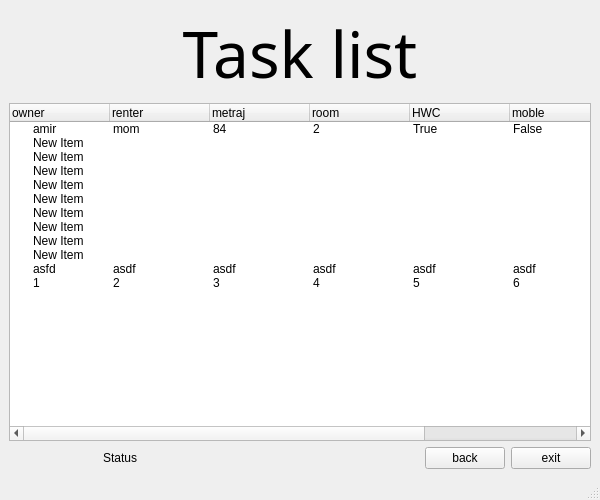
<?xml version="1.0" encoding="UTF-8"?>
<ui version="4.0">
 <class>MainWindow</class>
 <widget class="QMainWindow" name="MainWindow">
  <property name="geometry">
   <rect>
    <x>0</x>
    <y>0</y>
    <width>600</width>
    <height>500</height>
   </rect>
  </property>
  <property name="windowTitle">
   <string>MainWindow</string>
  </property>
  <widget class="QWidget" name="centralwidget">
   <layout class="QVBoxLayout" name="verticalLayout">
    <item>
     <widget class="QLabel" name="login">
      <property name="maximumSize">
       <size>
        <width>16777215</width>
        <height>100</height>
       </size>
      </property>
      <property name="font">
       <font>
        <family>Stencil</family>
        <pointsize>48</pointsize>
       </font>
      </property>
      <property name="text">
       <string>&lt;html&gt;&lt;head/&gt;&lt;body&gt;&lt;p align=&quot;center&quot;&gt;Task list&lt;/p&gt;&lt;/body&gt;&lt;/html&gt;</string>
      </property>
     </widget>
    </item>
    <item>
     <widget class="QTreeWidget" name="treeWidget">
      <column>
       <property name="text">
        <string>owner</string>
       </property>
      </column>
      <column>
       <property name="text">
        <string>renter</string>
       </property>
      </column>
      <column>
       <property name="text">
        <string>metraj</string>
       </property>
      </column>
      <column>
       <property name="text">
        <string>room</string>
       </property>
      </column>
      <column>
       <property name="text">
        <string>HWC</string>
       </property>
      </column>
      <column>
       <property name="text">
        <string>moble</string>
       </property>
      </column>
      <column>
       <property name="text">
        <string>addres</string>
       </property>
      </column>
      <column>
       <property name="text">
        <string>mantaghe</string>
       </property>
      </column>
      <item>
       <property name="text">
        <string>amir</string>
       </property>
       <property name="text">
        <string>mom</string>
       </property>
       <property name="text">
        <string>84</string>
       </property>
       <property name="text">
        <string>2</string>
       </property>
       <property name="text">
        <string>True</string>
       </property>
       <property name="text">
        <string>False</string>
       </property>
       <property name="text">
        <string>tehran</string>
       </property>
       <property name="text">
        <string>5</string>
       </property>
      </item>
      <item>
       <property name="text">
        <string>New Item</string>
       </property>
      </item>
      <item>
       <property name="text">
        <string>New Item</string>
       </property>
      </item>
      <item>
       <property name="text">
        <string>New Item</string>
       </property>
      </item>
      <item>
       <property name="text">
        <string>New Item</string>
       </property>
      </item>
      <item>
       <property name="text">
        <string>New Item</string>
       </property>
      </item>
      <item>
       <property name="text">
        <string>New Item</string>
       </property>
      </item>
      <item>
       <property name="text">
        <string>New Item</string>
       </property>
      </item>
      <item>
       <property name="text">
        <string>New Item</string>
       </property>
      </item>
      <item>
       <property name="text">
        <string>New Item</string>
       </property>
      </item>
      <item>
       <property name="text">
        <string>asfd</string>
       </property>
       <property name="text">
        <string>asdf</string>
       </property>
       <property name="text">
        <string>asdf</string>
       </property>
       <property name="text">
        <string>asdf</string>
       </property>
       <property name="text">
        <string>asdf</string>
       </property>
       <property name="text">
        <string>asdf</string>
       </property>
       <property name="text">
        <string>asdf</string>
       </property>
       <property name="text">
        <string>asdf</string>
       </property>
      </item>
      <item>
       <property name="text">
        <string>1</string>
       </property>
       <property name="text">
        <string>2</string>
       </property>
       <property name="text">
        <string>3</string>
       </property>
       <property name="text">
        <string>4</string>
       </property>
       <property name="text">
        <string>5</string>
       </property>
       <property name="text">
        <string>6</string>
       </property>
       <property name="text">
        <string>7</string>
       </property>
       <property name="text">
        <string>8</string>
       </property>
      </item>
     </widget>
    </item>
    <item>
     <layout class="QHBoxLayout" name="horizontalLayout_9">
      <item>
       <spacer name="horizontalSpacer_3">
        <property name="orientation">
         <enum>Qt::Horizontal</enum>
        </property>
        <property name="sizeHint" stdset="0">
         <size>
          <width>40</width>
          <height>20</height>
         </size>
        </property>
       </spacer>
      </item>
      <item>
       <widget class="QLabel" name="Status">
        <property name="text">
         <string>Status</string>
        </property>
       </widget>
      </item>
      <item>
       <spacer name="horizontalSpacer_8">
        <property name="orientation">
         <enum>Qt::Horizontal</enum>
        </property>
        <property name="sizeHint" stdset="0">
         <size>
          <width>40</width>
          <height>20</height>
         </size>
        </property>
       </spacer>
      </item>
      <item>
       <spacer name="horizontalSpacer_4">
        <property name="orientation">
         <enum>Qt::Horizontal</enum>
        </property>
        <property name="sizeHint" stdset="0">
         <size>
          <width>40</width>
          <height>20</height>
         </size>
        </property>
       </spacer>
      </item>
      <item>
       <spacer name="horizontalSpacer_5">
        <property name="orientation">
         <enum>Qt::Horizontal</enum>
        </property>
        <property name="sizeHint" stdset="0">
         <size>
          <width>40</width>
          <height>20</height>
         </size>
        </property>
       </spacer>
      </item>
      <item>
       <widget class="QPushButton" name="back">
        <property name="text">
         <string>back</string>
        </property>
       </widget>
      </item>
      <item>
       <widget class="QPushButton" name="exit">
        <property name="text">
         <string>exit</string>
        </property>
       </widget>
      </item>
     </layout>
    </item>
   </layout>
  </widget>
  <widget class="QMenuBar" name="menubar">
   <property name="geometry">
    <rect>
     <x>0</x>
     <y>0</y>
     <width>600</width>
     <height>22</height>
    </rect>
   </property>
  </widget>
  <widget class="QStatusBar" name="statusbar"/>
 </widget>
 <resources/>
 <connections/>
</ui>
